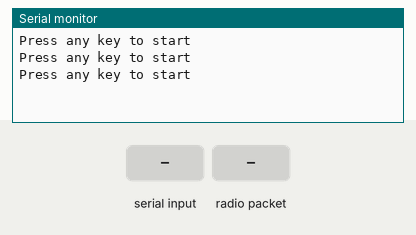
Recording of a sketch running on a simulated ESP32. On the bench: the last lines printed to the serial monitor. The inputs (shaded band) are chosen by the test bench. No radio packets arrive unless stated.

Above: at 2.8 s.
2.9 s: "1" received over Serial
At 3.9 s:
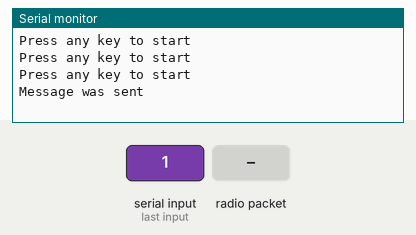
4.5 s: radio packet "1" arrives
At 6.0 s:
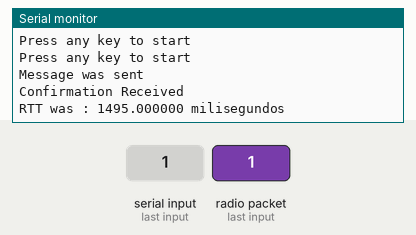

Measured:
- after the input at 2.9 s, the serial monitor: prints a new line after 0.11 s (image 1)
- after the input at 4.5 s, the serial monitor: prints a new line at once (image 2)

The sketch:

RTT_envio.ino
```cpp
#include "RF24.h"
#include "nRF24L01.h"
#include <SPI.h>;


RF24 radio(16,17); //Configuração dos pinos CE, CSN (Pinos na placa ESP32)

byte Adresses[2][6] = {"00001","00002"}; //Define os endereções usados na comunicação
char message_sent[32] = "123321123"; //mensagem a ser enviada
float RTT_Time; //Round Trip Time, tempo total de envio e receção
long Start_Timer = 0;
long End_Timer = 0;
bool I_Started = false;

void setup() {

  Serial.begin(115200); //baudrate de 115200 bit/sec
  radio.begin();
  radio.setPALevel(RF24_PA_LOW);
  radio.setChannel(100); // 2476 Mhz (RF24 channel 77))83 => 2483 Mhz (RF24 channel 84)
  radio.disableCRC();
  radio.openWritingPipe(Adresses[0]);
  radio.openReadingPipe(1,Adresses[1]);
  radio.setAutoAck(false);
  radio.setDataRate(RF24_1MBPS); //velocidade de transmissão de 1MBPS
  radio.stopListening(); //Para o listening no modulo RF24 que está a enviar
}

void loop() {
    RTT_Time = 0;
     if(!I_Started){
      while (!Serial.available()) {
        Serial.println(F("Press any key to start"));
        delay(1000);
        }
      }
    Start_Timer = millis(); //começa a contagem do tempo (retorna em microsegundos);
    while(!radio.write(&message_sent,sizeof(message_sent))); //a função retorna false enquanto não for enviada uma confirmação pelo receptor
    Serial.println("Message was sent");
    radio.startListening(); // O remetente vai ficar à espera para ouvir uma resposta do receptor
    while(radio.available() == false); //verifica se chegaram bytes para ser lidos
    Serial.println("Confirmation Received");
    End_Timer = millis();
    RTT_Time = End_Timer-Start_Timer;
    Serial.printf("RTT was : %f milisegundos", RTT_Time);
    delay(3000);
}
```
